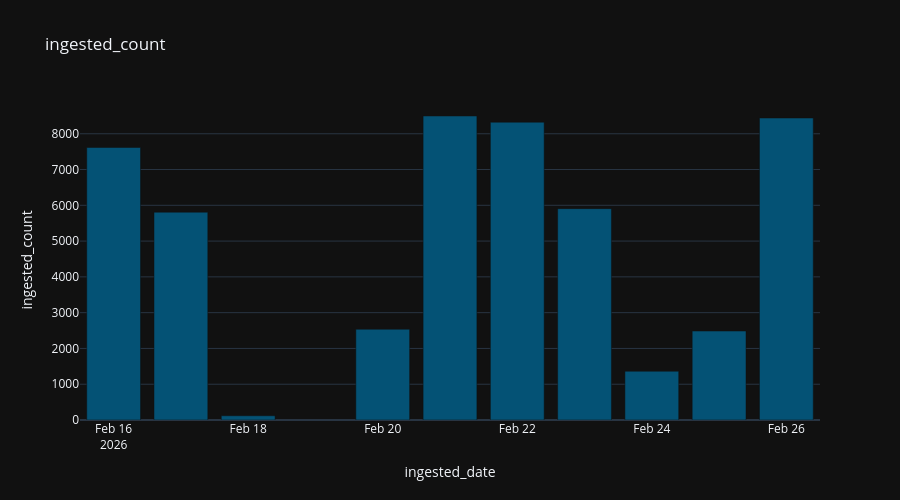

The notebook cell saved with this chart:
### Code cell
fig = px.bar (
  df_ingested_count,
  "ingested_date",
  "ingested_count",
  title="ingested_count",
#   color_discrete_sequence="Tealgrn_r",
)

fig.update_layout (
  height=500,
)

### Figure 1 — Plotly figure (JSON) as saved in the notebook; plotly's stock layout.template omitted (floating-point values rounded to 4 significant figures)
{"data": [{"hovertemplate": "ingested_date=%{x}<br>ingested_count=%{y}<extra></extra>", "legendgroup": "", "marker": {"color": "rgb(4, 82, 117)", "pattern": {"shape": ""}}, "name": "", "orientation": "v", "showlegend": false, "textposition": "auto", "type": "bar", "x": ["2026-02-16", "2026-02-17", "2026-02-18", "2026-02-20", "2026-02-21", "2026-02-22", "2026-02-23", "2026-02-24", "2026-02-25", "2026-02-26"], "xaxis": "x", "y": [7617, 5808, 118, 2537, 8496, 8323, 5906, 1363, 2486, 8439], "yaxis": "y"}], "layout": {"barmode": "relative", "height": 500, "legend": {"tracegroupgap": 0}, "title": {"text": "ingested_count"}, "xaxis": {"anchor": "y", "domain": [0, 1], "title": {"text": "ingested_date"}}, "yaxis": {"anchor": "x", "domain": [0, 1], "title": {"text": "ingested_count"}}}}
